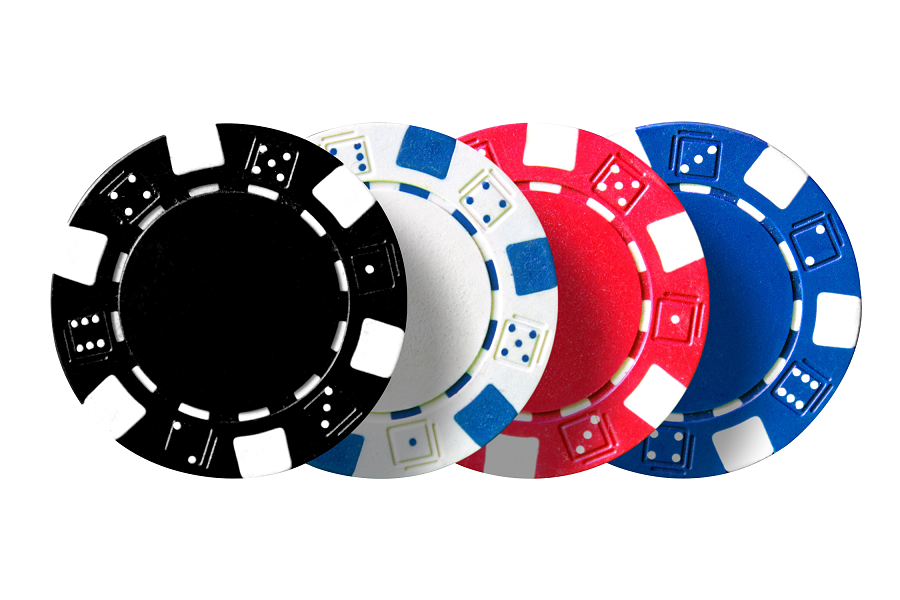
#> input picture 4.HoughTransform/PokerChips.png, 900 x 600 px, found by its file name
$ jupyter execute 'Homework-4 Solutions.ipynb'
#> lines starting #> are read from the running program, lines starting #| are printed output that depends on the picture; after the words box and inside, x2 and y2 are one past the last pixel; in counts of white or black regions, pixels touching at a corner belong together
# <font style="color:rgb(50,120,229)"> EE5/7382 – Fundamentals of Computer Vision - Homework 4
</font>

##### **<font color="red">Detecting circles of known radius using Hough Transform  (45 points)</font>**
As part of this assignment you will be implementing an algorithm to detect circles of known radius, in an image, using the Hough Transform discussed in the lecture. Your task is to identify circles in the images `FaceCloseUp.jpg` and `PokerChips.png`, included with the assignment.
<br>
Please read the instructions supplied with the homework for guidance on implementing the Hough Transform and deliverables.

##### <font color="yellow">Preamble</font>

[cell 1]
# Preamble
import cv2 as cv
import matplotlib.pyplot as plt
import numpy as np

#### <font color="yellow">Implementation of `houghTransform_for_Circle(bwEdgeMap, radius)` goes here</font><br><font color="red">(20 points)</font>
The function accepts an edge map `bwEdgeMap` and `radius` of the circle to detect in the image.
The function should output the following
* Hough accumulator matrix `mtxA`
* Hough parameter space `(a,b)` associated with the (col,row) indices of candidate circle centers

<font color="cyan"><b>Implementation Hints</b></font>
<br>
To identify the (row,col) indices of non-zero pixels in the edge map `bwEdgeMap` use the numPy function `nonzero()`
Lookup https://numpy.org/doc/stable/reference/generated/numpy.nonzero.html for additional help.

[cell 2]
def houghTransform_for_Circles(bwEdgeMap, radius):
    [nR,nC] = bwEdgeMap.shape

    # The Hough Accumulator array for circles is parametrized by two
    # quantities: the center of each circle
    # The candidate centers could be anywhere in the image
    # Thus, the houghSpace must have size nR x nC
    [yE,xE] = np.nonzero(bwEdgeMap)    # https://numpy.org/doc/stable/reference/generated/numpy.nonzero.html
    nE = xE.shape[0]

    # Define Hough Parameter Space
    a = np.arange(0,nC,1)       # 0 <= a < nC
    b = np.arange(0,nR,1)       # 0 <= b < nR

    # Angle parameter used to define points on circle
    theta = np.arange(0,360,1)    # 0 <= theta < 360

    # Initialize storage for accumulator array
    #   -as many rows as number of rows in image
    #   -as many columns as number of cols in image
    mtxA = np.zeros([nR,nC])

    # iterate over all edge points
    for n in np.arange(nE):
    # iterate over all points that make up circle with known radius
      # Points on circumference of circle with center <<(xE,yE)>> and radius <<radius>>
      xC = xE[n] + radius * np.cos(theta*np.pi/180)
      yC = yE[n] - radius * np.sin(theta*np.pi/180)
      #
      # Lookup nearest points (a_star,b_star) on pixel grid
      a_star = np.maximum(np.minimum(np.round(xC),nC-1),0)
      a_star = a_star.astype(np.int32)
      b_star = np.maximum(np.minimum(np.round(yC),nR-1),0)
      b_star = b_star.astype(np.uint32)
      #
      # lind = np.ravel_multi_index( (bstar,astar), (nR,nC) )
      # print(mtxA[lind[np.arange(3)]])
      for ell in np.arange(a_star.shape[0]):
        mtxA[b_star[ell],a_star[ell]] += 1

    # Clean-up
    # The boundary of the Hough space contains strong and spurious peaks
    # Null them out to avoid confusion
    mtxA[0,:] = 0
    mtxA[-1,:] = 0
    mtxA[:,0] = 0
    mtxA[:,-1] = 0

    return mtxA, a, b

#### <font color="yellow">Implementation of `NMS_HTCircles_Accumulator(mtxA, numCircle)` goes here</font><br><font color="red">(20 points)</font>
The function accepts the following input arguments
  * Hough Accumulator matrix `mtxA`. Each entry of this matrix represents the number of votes cast for a candidate circle center.
  * Size of Neighborhood `szNbrHood` over which to attempt Non-Maximum suppression
  * A threshold `NMS_thresh` for discarding spurious local maxima with few votes
  * The number of circles(peaks) to detect `numCircles` in Hough Space

The function should output the (Col,Row) coordinates `(xC,yC)` of candidate circle centers

<font color="cyan"><b>Implementation Hints</b></font>
* Non Maximum Suppression (NMS)
  * Use OpenCV function `dilate` to implement statistical order filtering over neighborhood.<br>
    See https://docs.opencv.org/3.4/db/df6/tutorial_erosion_dilatation.html for more details.
    <font color="red">Why is this is a computationally efficient alternative to computing the maximum over a neighborhood? </font>
  * The neighborhood is defined in <font color="cyan">Line-6</font>, and referred to as the <b>Structuring Element</b>
  * Store the result of `dilate` in numpy array `LCLMX_mtxA`: local maximum representation of `mtxA`
  * Find entries in `mtxA` which simultaneously satisfy `mtxA >= LCLMX_mtxA` and `mtxA >= NMS_THRESH`
    * `mtxA >= LCLMX_mtxA` discards values which responds to local maxima
    * `mtxA >= NMS_THRESH` discards local maxima in `mtxA` with few votes (spurious responses)
    * Store result of this operation in logical array `mask`
* Assemble result of NMS in matrix `NMS_mtxA` (<font color="cyan">Lines 17,18</font>)
* Sort entries of `NMS_mtxA[mask]` in descending order
  * Find top `numCircles` entries and their corresponding position in the array `NMS_mtxA`.
    <br>
    The following numPy functions may be of help: `argsort`,`flip`,`unravel_index`
  * The (column,row) values of the top `numCircles` entries in `NMS_mtxA` correspond to the center of the circles with desired radius
    * Store column & row values in arrays `xC` and `yC` respectively (<font color="cyan">Line 25</font>)

[cell 3]
def NMS_HTCircles_Accumulator(mtxA, szNbrHood, NMS_THRESH, numCircles):
    # Replace each pixel with maximum over neighborhood of size = circle diameter
    #   https://docs.opencv.org/3.4/db/df6/tutorial_erosion_dilatation.html
    strElm = cv.getStructuringElement(cv.MORPH_RECT,[szNbrHood,szNbrHood])
    LCLMX_mtxA = cv.dilate(mtxA,strElm)

    ####################################################################################
    # Find pixels for which mtxA >= LCLMX_mtxA and mtxA >= NMS_THRESH
    #   mtxA >= LCLMX_mtxA          check if vote is a local maximum
    #   mtxA >= NMS_THRESH          check if vote exceeds threshold (discard weak votes)
    ####################################################################################
    mask = (mtxA >= LCLMX_mtxA) & (mtxA >= NMS_THRESH)

    # Store result of NMS
    NMS_mtxA = np.zeros(mtxA.shape)
    NMS_mtxA[mask] = mtxA[mask]

    ##################################################
    # Sort the entries of NMS_mtxA in descending order
    ##################################################
    # https://numpy.org/doc/stable/reference/generated/numpy.argsort.html
    # https://numpy.org/doc/stable/reference/generated/numpy.unravel_index.html
    # argsort() identifies the indices into sorts in ascending order,
    # flip() reverses the order
    [yC,xC] = np.unravel_index(np.flip(np.argsort(NMS_mtxA,axis=None)),NMS_mtxA.shape)

    # Retain only the top numCircles entries
    xC = xC[0:numCircles]
    yC = yC[0:numCircles]

    return xC, yC

#### <font color="yellow">Step1-: Read the images using `imread()`</font>

[cell 4]
fileName = ('FaceCloseUp.jpg','PokerChips.png')
imgNum = 1  # default is FaceCloseUp.jpg
dirPath = '.\\Data_HoughTransform\\'

# Read in Grayscale mode
imRGB = cv.imread( dirPath + fileName[imgNum] )
#> imRGB is the input picture: shape (600, 900, 3); mean B, G, R 186.3, 176.7, 184.7
im = cv.imread( dirPath + fileName[imgNum] , cv.IMREAD_GRAYSCALE )

#### <font color="yellow">Step-2: Canny Edge Detection using `canny()`</font>

[cell 5]
im_binary = cv.Canny(im,100,200)
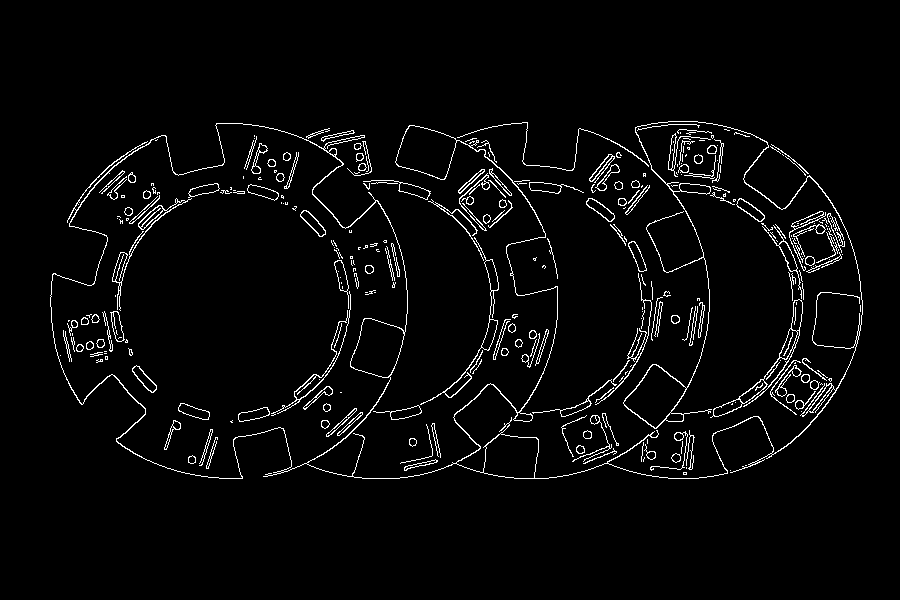
#> im_binary: shape (600, 900); 3.4% white in thin lines or dots, all inside (x1, y1, x2, y2) = (50, 121, 863, 479)

# Display Original Image
plt.figure()
plt.imshow(im,cmap = 'gray')
plt.title('Original Image'), # plt.grid()
plt.show()

# Display Edge Map
plt.figure()
plt.imshow(im_binary,cmap = 'gray')
plt.title('Output of Canny Edge Detector'), # plt.grid()
plt.show()

#### <font color="yellow">Step-3: Call `houghTransform_for_Circle()`</font>

[cell 6]
# Hough Transform Parameters
if fileName[imgNum] == 'FaceCloseUp.jpg':
    radius = 36         # radius of circle we wish to find
    numCircles = 2      # number of Hough peaks to report
elif fileName[imgNum] == 'PokerChips.png':
    radius = 175         # radius of circle we wish to find
    numCircles = 4      # number of Hough peaks to report
else:
    print('Unknown Image')

# Call houghTransform_for_Circles()
[mtxA,a,b] = houghTransform_for_Circles(im_binary, radius)
#> in houghTransform_for_Circles, `[yE,xE] = np.nonzero(bwEdgeMap)`: yE = 18172 values from 121 to 478; xE = 18172 values, max 862 at index 9372, min 50 at index 9205, mean 496.7
#> in houghTransform_for_Circles, `mtxA[:,-1] = 0`:
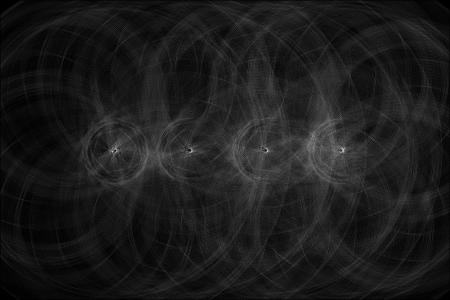
#> mtxA: shape (600, 900) float64 (shown at 1/2 size); min 0, max 93, mean 10.4; drawn with min black and max white
#> a = 900 values from 0 to 899; b = 600 values from 0 to 599

# [8 lines of commented-out code are left out]

#### <font color="yellow">Step-4: Non-maximum Suppression of Hough Accumulator Map</font>
<font color="cyan"><b>Implementation Hints</b></font>
* Try setting `szNbrHood` to the radius of the circles you wish to detect
* Try setting the threshold as a fraction of the peak value in `mtxA`
  * A small value for the threshold (`0.05*np.max(mtxA)`) might not eliminate spurious circle candidates
  * A large value of threshold (`0.85*np.max(mtxA)`) might eliminate actual circle candidates

[cell 7]
# Threshold for Non-Maximum Suppression
NMS_THRESH = 0.4*np.max(mtxA)
#> NMS_THRESH = 37.2

# Call houghTransform_for_Circles()
[xC,yC] = NMS_HTCircles_Accumulator(mtxA,radius,NMS_THRESH,numCircles)
#> in NMS_HTCircles_Accumulator, `LCLMX_mtxA = cv.dilate(mtxA,strElm)`:
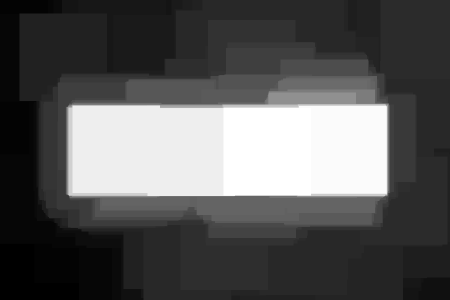
#> LCLMX_mtxA: shape (600, 900) float64 (shown at 1/2 size); min 17, max 93, mean 43.3; drawn with min black and max white
#> in NMS_HTCircles_Accumulator, `mask = (mtxA >= LCLMX_mtxA) & (mtxA >= NMS_THRESH)`:
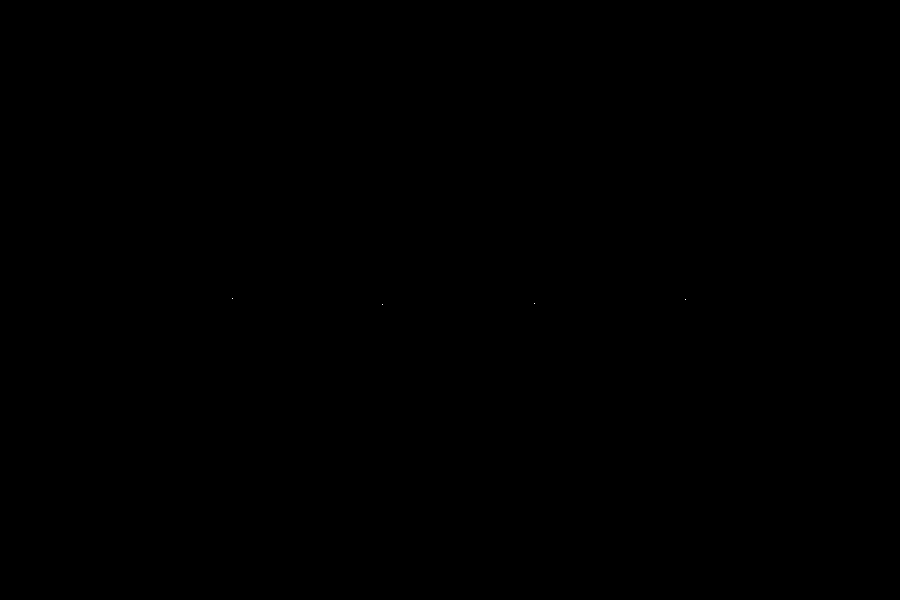
#> mask: shape (600, 900) bool; 0% white in thin lines or dots, all inside (x1, y1, x2, y2) = (232, 298, 686, 305)
#> in NMS_HTCircles_Accumulator, `xC = xC[0:numCircles]`: xC = [534, 685, 382, 232]
#> in NMS_HTCircles_Accumulator, `yC = yC[0:numCircles]`: yC = [303, 299, 304, 298]
#> xC = [534, 685, 382, 232]; yC = [303, 299, 304, 298]

# Display the Hough Accumulator Map & overlay Hough maxima
plt.figure()
plt.imshow(mtxA,cmap='gray')
plt.plot( xC[0:numCircles],yC[0:numCircles], color='y', marker='o', markersize=4, linestyle='none' )
plt.xticks(a[::50],fontsize=8)
plt.yticks(b[::50],fontsize=8)
plt.colorbar(location='right',shrink=0.5)
str = 'Hough Accumulator Map for circles of radius {0}'.format(radius)
plt.title(str)
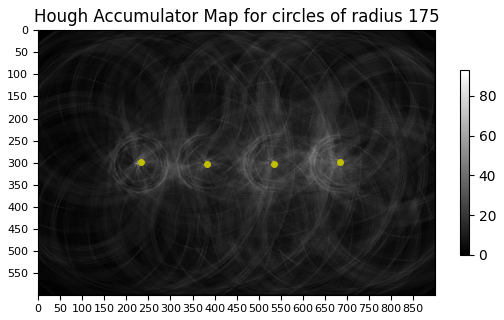
#> figure drawn by matplotlib, 2 panels

#### <font color="yellow">Step-5: Display the result</font>
* Display the original image (<font color="cyan">Line 2</font>)
  * OpenCV indexes images in BGR format, and not RGB
  * Convert from BRG indexing to RGB indexing before displaying using matplotlib's `imshow` (<font color="cyan">Line 2</font>)
* Create circle objects using the `Circle` method built-into matplotlib (<font color="cyan">Line 11</font>)
* Add each circle to list of patches (<font color="cyan">Line 12</font>)
* Display the result (<font color="cyan">Line 11</font>)

[cell 8]
from matplotlib.patches import Circle

fig, ax = plt.subplots(1)
ax.imshow(cv.cvtColor(imRGB,cv.COLOR_BGR2RGB))
plt.title('Final Result')
#
# Look at the top <numCircles> entries in vals
for n in np.arange(numCircles):
    ax.plot( xC[n],yC[n], color='c', marker='+', markersize=8 )
    hnd = Circle([xC[n],yC[n]],radius,fill=False,color='y',linewidth=2.5)
    ax.add_patch(hnd)
#
plt.show()

#### <font color="yellow">Step-6: Locate the red poker chip</font> (ECE7382 only)<br><font color="red">(10 points)</font>
Modify the code so that you only detect the red poker chip in the image `PokerChips.png`.

<font color="cyan"><b>Implementation Hints</b></font>
Check the mean RGB values in the circular patch (known radius) immediately surrounding each candidate circle center. The OpenCV function `circle()` may help in your attempts to mask out the Region-of-Interest surrounding each candidate center.
Check out https://pyimagesearch.com/2021/01/19/image-masking-with-opencv/ for ideas.

Useful functions: `np.mean()`, `cv.circle()`, `np.bitwise_and()`

[cell 9]
from matplotlib.patches import Circle

fig, ax = plt.subplots(1)
ax.imshow(cv.cvtColor(imRGB,cv.COLOR_BGR2RGB))
plt.title('Red Poker Chip')

if fileName[imgNum] == 'PokerChips.png':
    imB = imRGB[:,:,0].astype('double')     # Blue color plane of RGB image
    imG = imRGB[:,:,1].astype('double')     # Green color plane of RGB image
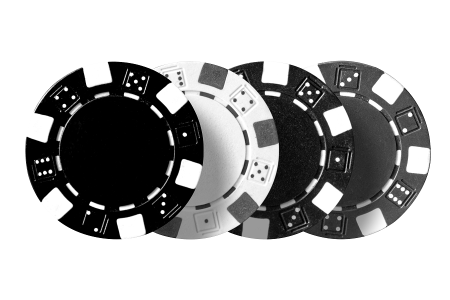
#> imG: shape (600, 900) float64 (shown at 1/2 size); min 0, max 255, mean 176.7
    imR = imRGB[:,:,2].astype('double')     # Red color plane of RGB image
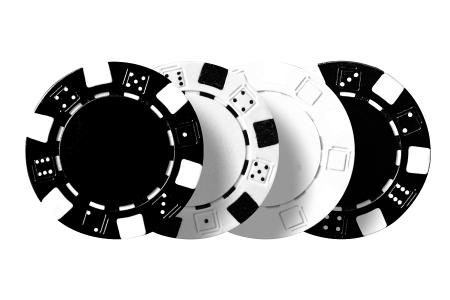
#> imR: shape (600, 900) float64 (shown at 1/2 size); min 0, max 255, mean 184.7
    muROI_R = 0.0
    muROI_G = 0.0
    muROI_B = 0.0
    #
    for n in np.arange(numCircles):
        # mask image
        mask = np.zeros(imRGB.shape[:2], dtype='uint8')
        # https://www.geeksforgeeks.org/python-opencv-cv2-circle-method/
        # white filled circle
        cv.circle(mask, (xC[n],yC[n]), radius, 255, -1)

        # check mean value in all three color planes ignoring zeros
        muROI_R = np.mean(imR[mask > 0])
        muROI_G = np.mean(imG[mask > 0])
        muROI_B = np.mean(imB[mask > 0])

        # If mu_Red > mu_Green and mu_Red > mu_Blue, odd's are its a red poker chip
        if np.bitwise_and(muROI_R > muROI_G, muROI_R > muROI_B):
            ax.plot( xC[n],yC[n], color='b', marker='+', markersize=8 )
            hnd = Circle([xC[n],yC[n]],radius,fill=False,color='r',linewidth=2.5)
            ax.add_patch(hnd)

        if np.bitwise_and(muROI_B > muROI_G, muROI_B > muROI_R):
            ax.plot( xC[n],yC[n], color='c', marker='+', markersize=8 )
            hnd = Circle([xC[n],yC[n]],radius,fill=False,color='b',linewidth=2.5)
            ax.add_patch(hnd)
#> this loop made 4 passes
#> (muROI_R, muROI_G, muROI_B) on passes 1 to 4: (193.4, 121.4, 136.8), (128, 90.36, 136.4), (106, 113.8, 119.7), (45.28, 45.28, 45.28)
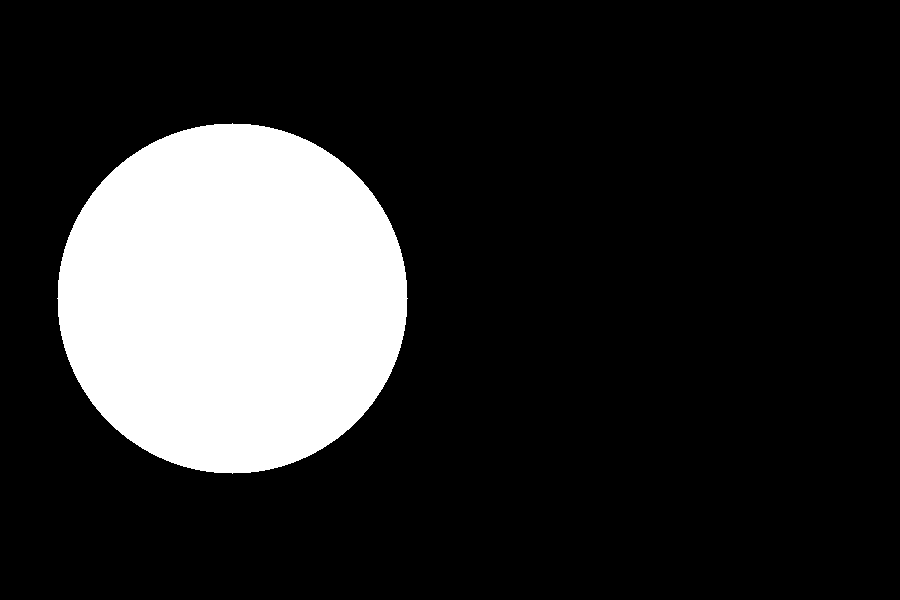
#> mask: shape (600, 900); 17.8% white; 1 white region, box (x1, y1, x2, y2) and area: (57, 123, 408, 474) 96209
#
plt.show()
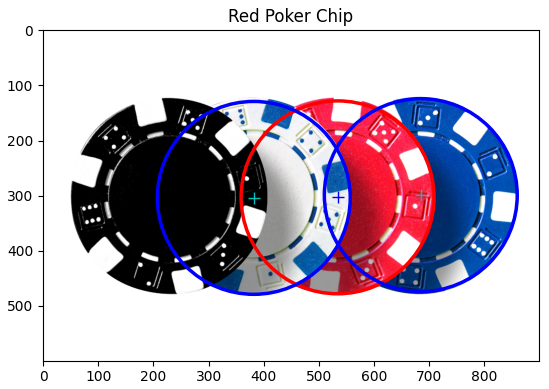
#> figure drawn by matplotlib, 1 panel

$ run again, with 4.HoughTransform/Houghcentereye.png copied over 4.HoughTransform/PokerChips.png
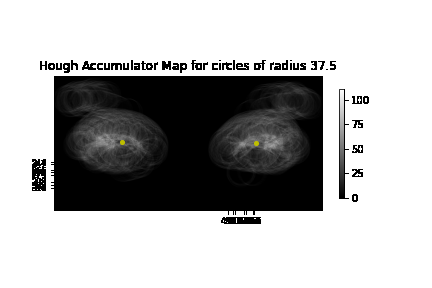
#> input picture 4.HoughTransform/Houghcentereye.png, 432 x 288 px, found by its file name
#> imRGB is the input picture: shape (288, 432, 3); mean B, G, R 180.2, 180.2, 180.2
#> `im_binary = cv.Canny(im,100,200)`:
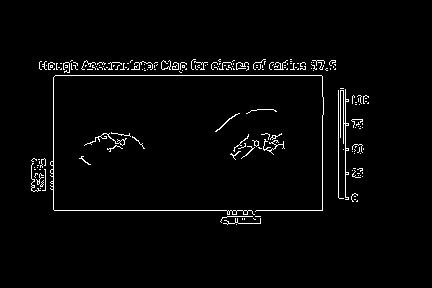
#> im_binary: shape (288, 432); 2.4% white in thin lines or dots, all inside (x1, y1, x2, y2) = (31, 59, 369, 225)
#> yE = 3020 values from 59 to 224; xE = 3020 values, max 368 at index 1196, min 31 at index 2164, mean 211.7
#> `[mtxA,a,b] = houghTransform_for_Circles(im_binary, radius)`: a = 432 values from 0 to 431; b = 288 values from 0 to 287
#> NMS_THRESH = 11.2
#> in NMS_HTCircles_Accumulator, `xC = xC[0:numCircles]`: xC = [200, 84, 243, 132]
#> in NMS_HTCircles_Accumulator, `yC = yC[0:numCircles]`: yC = [236, 237, 48, 35]
#> `[xC,yC] = NMS_HTCircles_Accumulator(mtxA,radius,NMS_THRESH,numCircles)`: xC = [200, 84, 243, 132]; yC = [236, 237, 48, 35]
#> the loop `for n in np.arange(numCircles):` made 4 passes
#> (muROI_R, muROI_G, muROI_B) on passes 1 to 4: (129.6, 129.6, 129.5), (142.8, 142.8, 142.8), (140.2, 140.2, 140), (133.5, 133.5, 133.3)
#> after the loop `for n in np.arange(numCircles):`:
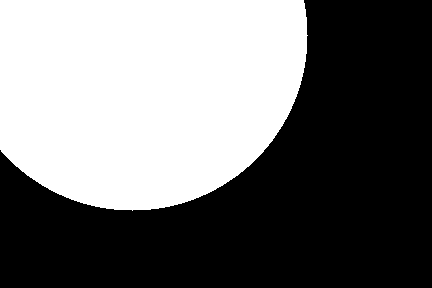
#> mask: shape (288, 432); 44.7% white; 1 white region, box (x1, y1, x2, y2) and area: (0, 0, 308, 211) 55649

$ run again, with 4.HoughTransform/Houghcenterpoker.png copied over 4.HoughTransform/PokerChips.png
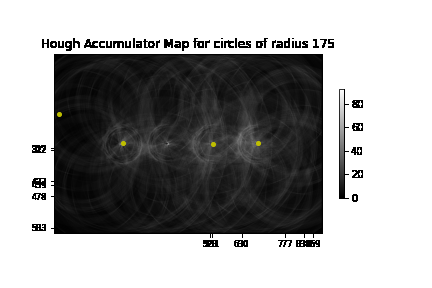
#> input picture 4.HoughTransform/Houghcenterpoker.png, 432 x 288 px, found by its file name
#> imRGB is the input picture: shape (288, 432, 3); mean B, G, R 160.7, 160.8, 160.8
#> `im_binary = cv.Canny(im,100,200)`:
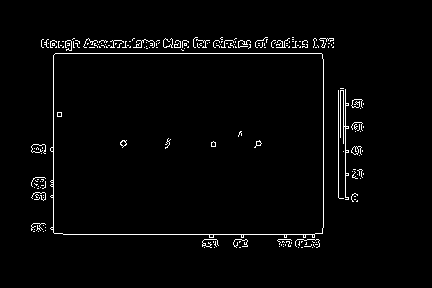
#> im_binary: shape (288, 432); 2.3% white in thin lines or dots, all inside (x1, y1, x2, y2) = (31, 37, 364, 248)
#> yE = 2883 values from 37 to 247; xE = 2883 values, max 363 at index 1284, min 31 at index 1712, mean 212.9
#> `[mtxA,a,b] = houghTransform_for_Circles(im_binary, radius)`: a = 432 values from 0 to 431; b = 288 values from 0 to 287
#> NMS_THRESH = 11.2
#> in NMS_HTCircles_Accumulator, `xC = xC[0:numCircles]`: xC = [148, 76, 431, 3]
#> in NMS_HTCircles_Accumulator, `yC = yC[0:numCircles]`: yC = [215, 59, 287, 96]
#> `[xC,yC] = NMS_HTCircles_Accumulator(mtxA,radius,NMS_THRESH,numCircles)`: xC = [148, 76, 431, 3]; yC = [215, 59, 287, 96]
#> the loop `for n in np.arange(numCircles):` made 4 passes
#> (muROI_R, muROI_G, muROI_B) on passes 1 to 4: (109.4, 109.4, 109.2), (120.3, 120.3, 120.1), (219, 219, 219), (137.9, 137.9, 137.7)
#> after the loop `for n in np.arange(numCircles):`:
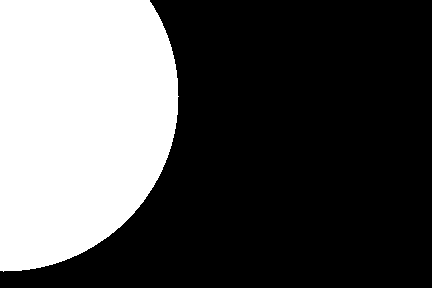
#> mask: shape (288, 432); 32.9% white; 1 white region, box (x1, y1, x2, y2) and area: (0, 0, 179, 272) 40988
